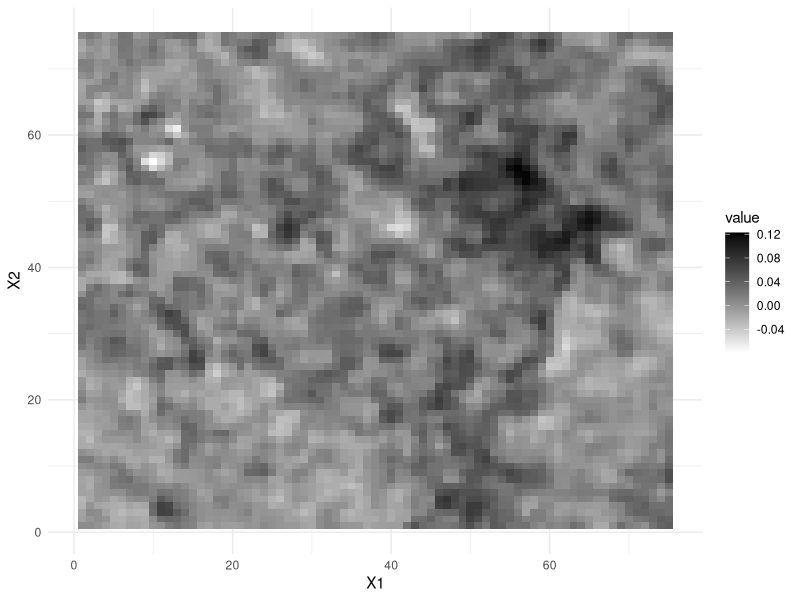

Write the R code that produced this figure. (Note: this script raises an error after producing the figure.)
setwd(dirname(rstudioapi::getActiveDocumentContext()$path))
rm(list=ls())
library(tidyverse)
library(MASS)
library(reshape)
seismic <- as.vector(read.table('../data/seismic.dat',row.names=NULL))
seismic.df <- melt(vapply(seq(1,75),rep, rep(1,75), times= 75))
seismic.df$value <- seismic$V1

seismic.obs <- ggplot(seismic.df,aes(x= X1,y= X2)) + 
  geom_tile(aes(fill=value))+
  scale_fill_gradient(low ="white",
                      high ="black")+
  theme_minimal()

ggsave("../figures/seismic_data.pdf", plot = seismic.obs, 
       device = NULL, path = NULL, scale = 1, width = 5.5, 
       height = 5.5, units = "in", dpi = 300, limitsize = TRUE)
